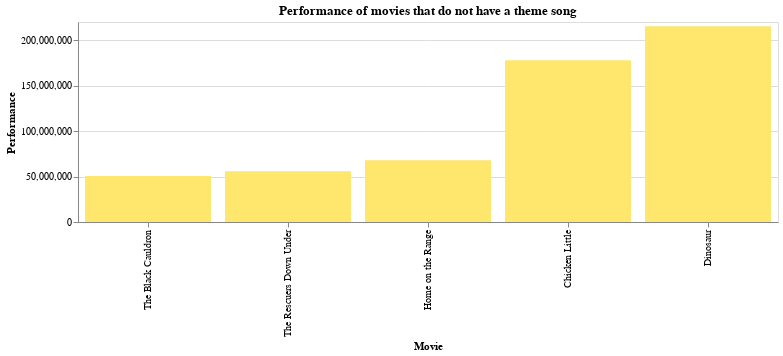

Source (notebook cell):
### Code cell
(alt.Chart(characters_gross_wo_song, width=700, height=200)
    .mark_bar(color='#FFE66D')
    .encode(
        x=alt.X('movie_title:N', title='Movie', sort='y'),
        y=alt.Y('inflation_adjusted_gross:Q', title='Performance')
    )
    .properties(title="Performance of movies that do not have a theme song"))

### Figure 1 — Vega-Lite specification as saved in the notebook (floating-point values rounded to 4 significant figures)
{"config": {"view": {"continuousWidth": 400, "continuousHeight": 300}}, "data": {"name": "data-a31adf7c8b55758d07d0d3b0c321dd1c"}, "mark": {"type": "bar", "color": "#FFE66D"}, "encoding": {"x": {"type": "nominal", "field": "movie_title", "sort": "y", "title": "Movie"}, "y": {"type": "quantitative", "field": "inflation_adjusted_gross", "title": "Performance"}}, "height": 200, "title": "Performance of movies that do not have a theme song", "width": 700, "$schema": "https://vega.github.io/schema/vega-lite/v4.8.1.json", "datasets": {"data-a31adf7c8b55758d07d0d3b0c321dd1c": [{"movie_title": "Dinosaur", "song": null, "genre": "Adventure", "MPAA_rating": "PG", "inflation_adjusted_gross": 215400000.0, "has_song": "No"}, {"movie_title": "Chicken Little", "song": null, "genre": "Adventure", "MPAA_rating": "G", "inflation_adjusted_gross": 178000000.0, "has_song": "No"}, {"movie_title": "Home on the Range", "song": null, "genre": "Comedy", "MPAA_rating": "PG", "inflation_adjusted_gross": 67910000.0, "has_song": "No"}, {"movie_title": "The Rescuers Down Under", "song": null, "genre": "Adventure", "MPAA_rating": "G", "inflation_adjusted_gross": 55800000.0, "has_song": "No"}, {"movie_title": "The Black Cauldron", "song": null, "genre": "Adventure", "MPAA_rating": null, "inflation_adjusted_gross": 50550000.0, "has_song": "No"}]}}
